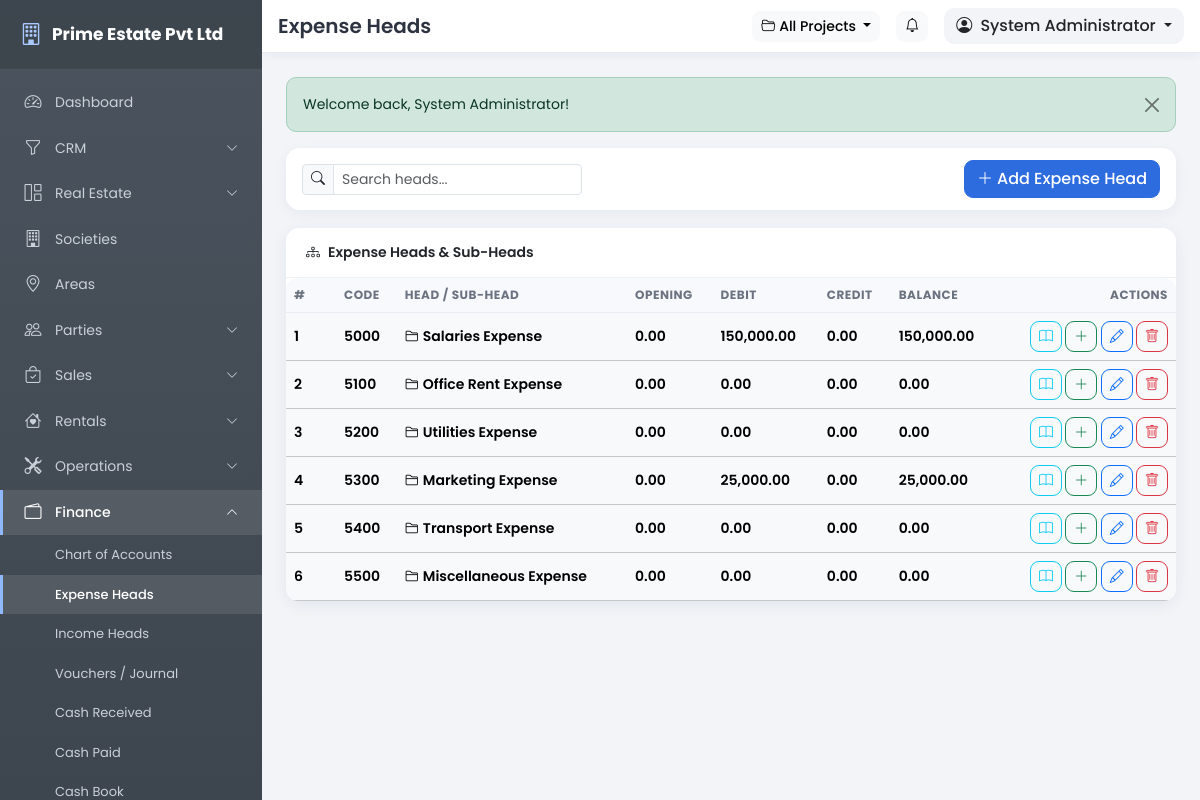
/pages/expense_heads.php (signed in), run on an earlier commit of the app's database.
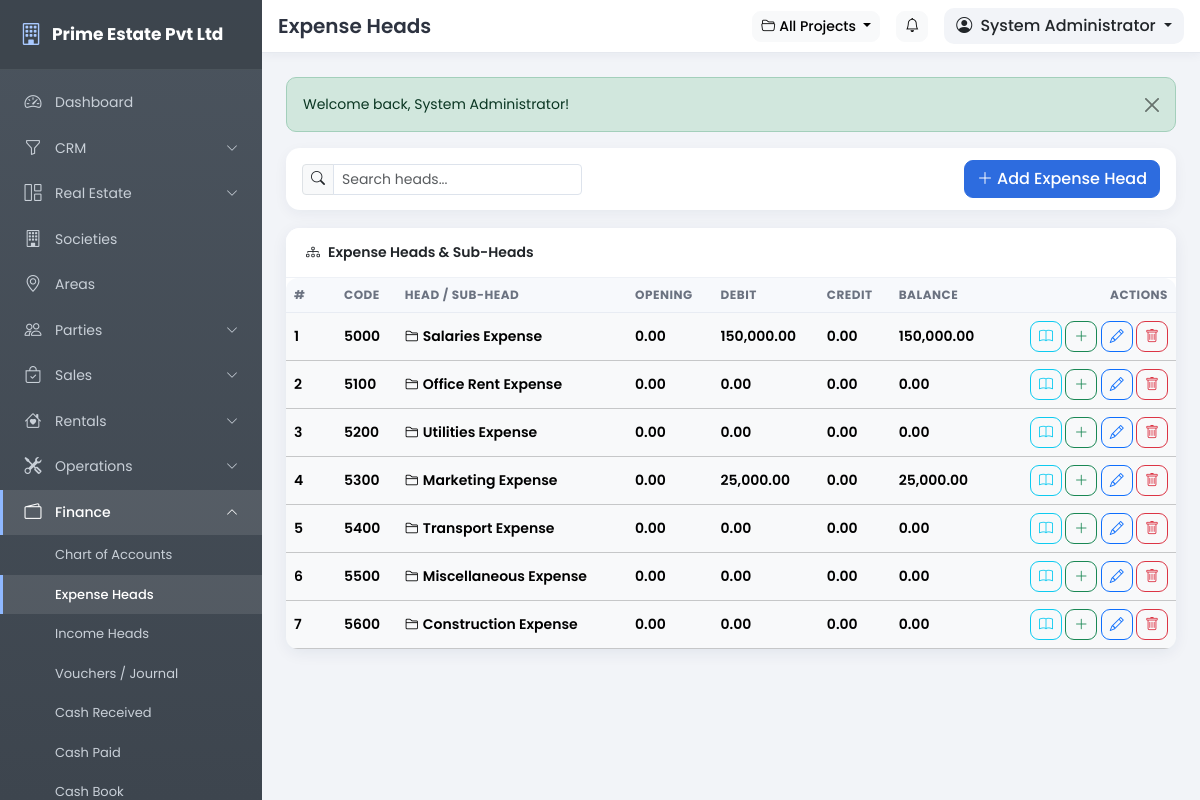
And on a later commit of the database.
### tables this page shows
CREATE TABLE IF NOT EXISTS users (
  id INT UNSIGNED NOT NULL AUTO_INCREMENT,
  role_id INT UNSIGNED NOT NULL,
  branch_id INT UNSIGNED DEFAULT NULL,
  username VARCHAR(80) NOT NULL,
  password VARCHAR(255) NOT NULL,
  full_name VARCHAR(150) NOT NULL,
  email VARCHAR(120) DEFAULT NULL,
  phone VARCHAR(40) DEFAULT NULL,
  photo VARCHAR(255) DEFAULT NULL,
  status TINYINT(1) NOT NULL DEFAULT 1,
  last_login DATETIME DEFAULT NULL,
  remember_token VARCHAR(64) DEFAULT NULL,
  created_date DATE NOT NULL,
  created_time TIME NOT NULL,
  updated_date DATE NOT NULL,
  updated_time TIME NOT NULL,
  PRIMARY KEY (id),
  UNIQUE KEY uq_users_username (username),
  KEY idx_users_role (role_id),
  CONSTRAINT fk_users_role FOREIGN KEY (role_id) REFERENCES roles (id) ON DELETE CASCADE
);

CREATE TABLE IF NOT EXISTS chart_of_accounts (
  id INT UNSIGNED NOT NULL AUTO_INCREMENT,
  code VARCHAR(30) NOT NULL,
  name VARCHAR(180) NOT NULL,
  account_type ENUM('asset','liability','equity','income','expense') NOT NULL,
  parent_id INT UNSIGNED DEFAULT NULL,
  opening_balance DECIMAL(14,2) NOT NULL DEFAULT 0.00,
  created_date DATE NOT NULL,
  created_time TIME NOT NULL,
  updated_date DATE NOT NULL,
  updated_time TIME NOT NULL,
  PRIMARY KEY (id),
  UNIQUE KEY uq_coa_code (code),
  CONSTRAINT fk_coa_parent FOREIGN KEY (parent_id) REFERENCES chart_of_accounts (id) ON DELETE SET NULL
);

### includes/functions.php (called while the page is built, shortened)
<?php
require_once __DIR__ . '/database.php';
function db_prepare($sql, $params = []) {
    global $mysqli;
    $stmt = $mysqli->prepare($sql);
    if ($params) {
        $types = '';
        foreach ($params as $p) {
            $types .= is_int($p) ? 'i' : (is_double($p) ? 'd' : 's');
        }
        $stmt->bind_param($types, ...$params);
    }
    $stmt->execute();
    return $stmt;
}
function db_all($sql, $params = []) {
    $stmt = db_prepare($sql, $params);
    $res = $stmt->get_result();
    return $res ? $res->fetch_all(MYSQLI_ASSOC) : [];
}
function db_get($sql, $params = []) {
    $stmt = db_prepare($sql, $params);
    $res = $stmt->get_result();
    return $res ? $res->fetch_assoc() : null;
}
function h($s) {
    return htmlspecialchars((string)$s, ENT_QUOTES, 'UTF-8');
}
function e($s) {
    return htmlspecialchars((string)$s, ENT_QUOTES, 'UTF-8');
}
function has_permission($slug) {
    global $user;
    if (!empty($user['is_super_admin'])) {
        return true;
    }
    return in_array($slug, $user['perms'], true);
}
function fmt_money($n) {
    return number_format((float)$n, 2);
}

### includes/auth.php (called while the page is built, shortened)
<?php
require_once __DIR__ . '/functions.php';
if (is_logged_in()) {
    $user = db_get("SELECT u.*, r.name AS role_name, r.is_super_admin
                    FROM users u
                    JOIN roles r ON r.id = u.role_id
                    WHERE u.id = ?", [$_SESSION['user_id']]);
    if ($user) {
        $user['perms'] = [];
        $rows = db_all("SELECT p.slug FROM role_permissions rp
                        JOIN permissions p ON p.id = rp.permission_id
                        WHERE rp.role_id = ?", [$user['role_id']]);
        foreach ($rows as $r) {
            $user['perms'][] = $r['slug'];
        }
    }
}

### pages/expense_heads.php (the view, shortened to what the rows shown need)
<?php
require_once '../includes/auth.php';
$canEdit = has_permission('accounting.manage');
$accType = 'expense';
function next_sub_code($parent_id, $parent_code) {
    $row = db_get("SELECT COUNT(*) c FROM chart_of_accounts WHERE parent_id = ?", [$parent_id]);
    return $parent_code . '-' . str_pad((int)$row['c'] + 1, 2, '0', STR_PAD_LEFT);
}
$heads = db_all("SELECT a.*,
    (SELECT COALESCE(SUM(vi.debit),0) FROM voucher_items vi JOIN vouchers v ON v.id = vi.voucher_id
        WHERE vi.account_id IN (SELECT id FROM chart_of_accounts WHERE id = a.id OR parent_id = a.id) AND v.status = 'posted') AS total_debit,
    (SELECT COALESCE(SUM(vi.credit),0) FROM voucher_items vi JOIN vouchers v ON v.id = vi.voucher_id
        WHERE vi.account_id IN (SELECT id FROM chart_of_accounts WHERE id = a.id OR parent_id = a.id) AND v.status = 'posted') AS total_credit
    FROM chart_of_accounts a
    WHERE a.account_type = ? AND a.parent_id IS NULL
    ORDER BY a.code", [$accType]);
$defaultSubCodes = [];
foreach ($heads as $h) {
    $defaultSubCodes[$h['id']] = next_sub_code($h['id'], $h['code']);
}
include '../includes/header.php';
?>
<div class="card">
    <div class="card-body p-0">
        <div class="table-responsive">
            <table class="table table-hover mb-0" id="dataTable">
                <thead><tr><th style="width:50px">#</th><th>Code</th><th>Head / Sub-Head</th><th>Opening</th><th>Debit</th><th>Credit</th><th>Balance</th><th class="text-end">Actions</th></tr></thead>
                <tbody>
                <?php $n = 1; ?>
                <?php foreach ($heads as $h): ?>
                    <?php $bal = (float)$h['opening_balance'] + (float)$h['total_debit'] - (float)$h['total_credit']; ?>
                    <tr class="table-light fw-semibold">
                        <td><?= $n++ ?></td>
                        <td><?= e($h['code']) ?></td>
                        <td><i class="bi bi-folder2 me-1"></i><?= e($h['name']) ?></td>
                        <td><?= fmt_money($h['opening_balance']) ?></td>
                        <td><?= fmt_money($h['total_debit']) ?></td>
                        <td><?= fmt_money($h['total_credit']) ?></td>
                        <td><span class="<?= $bal < 0 ? 'text-danger' : '' ?>"><?= fmt_money($bal) ?></span></td>
                        <td class="text-end text-nowrap">
                            <a class="btn btn-sm btn-outline-info" href="ledger.php?account_id=<?= $h['id'] ?>&include_children=1" title="Ledger"><i class="bi bi-book"></i></a>
                            <?php if ($canEdit): ?>
                            <button class="btn btn-sm btn-outline-success" data-bs-toggle="modal" data-bs-target="#subModal" data-parent="<?= $h['id'] ?>" data-code="<?= e($defaultSubCodes[$h['id']]) ?>" title="Add Sub-Head"><i class="bi bi-plus-lg"></i></button>
                            <button class="btn btn-sm btn-outline-primary" data-bs-toggle="modal" data-bs-target="#headModal" data-edit='<?= h(json_encode(['id' => $h['id'], 'code' => $h['code'], 'name' => $h['name'], 'opening_balance' => $h['opening_balance']])) ?>'><i class="bi bi-pencil"></i></button>
                            <form method="post" class="d-inline" data-confirm="Delete this expense head?">
                                <button class="btn btn-sm btn-outline-danger"><i class="bi bi-trash"></i></button>
                            </form>
                            <?php endif; ?>
                        </td>
                    </tr>
                <?php endforeach; ?>
                </tbody>
            </table>
        </div>
    </div>
</div>
<?php include '../includes/footer.php'; ?>

### includes/header.php (shortened to what the rows shown need)
<!DOCTYPE html>
<html lang="en">
<head>
<link href="https://cdn.jsdelivr.net/npm/bootstrap@5.3.3/dist/css/bootstrap.min.css" rel="stylesheet">
<link href="https://cdn.jsdelivr.net/npm/bootstrap-icons@1.11.3/font/bootstrap-icons.min.css" rel="stylesheet">
<link href="<?= BASE_URL ?>/assets/css/style.css" rel="stylesheet">
</head>
<body>
<div class="main-area">
    <header class="topbar">
        <div class="d-flex align-items-center gap-3 px-3 py-2">
            <div class="ms-auto d-flex align-items-center gap-3">
                <div class="dropdown user-drop">
                    <button class="btn dropdown-toggle" type="button" data-bs-toggle="dropdown" aria-expanded="false">
                        <i class="bi bi-person-circle me-1"></i>
                        <?= e($user['full_name'] ?? 'User') ?>
                    </button>
                </div>
            </div>
        </div>
    </header>
    <div class="page-content">

What changed in the data, as far as the page shows it:
now on this page (row edited): chart_of_accounts: code "5600", name "Construction Expense", opening_balance "0.00", total_debit "0.00", total_credit "0.00"
